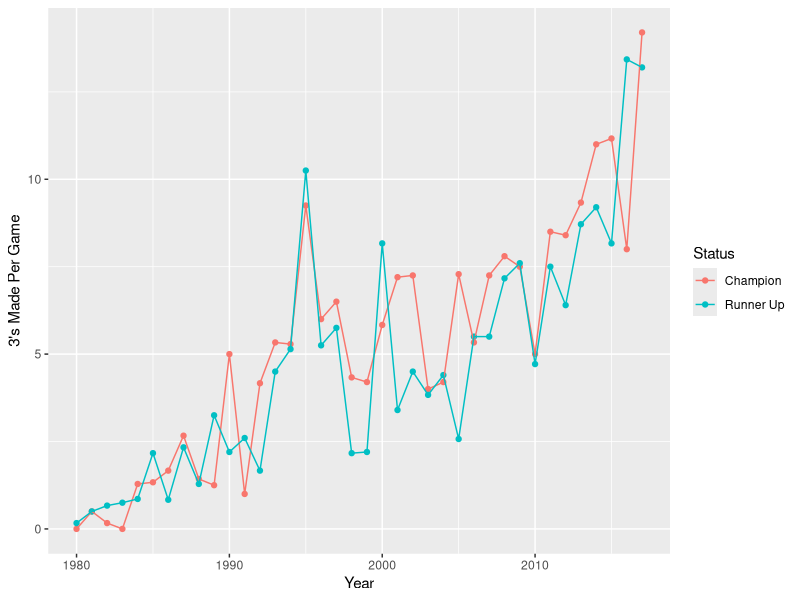
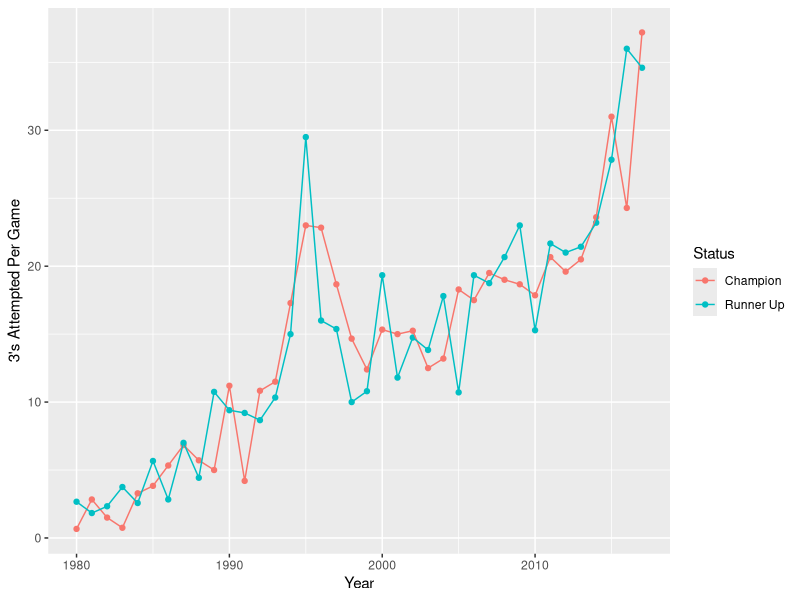
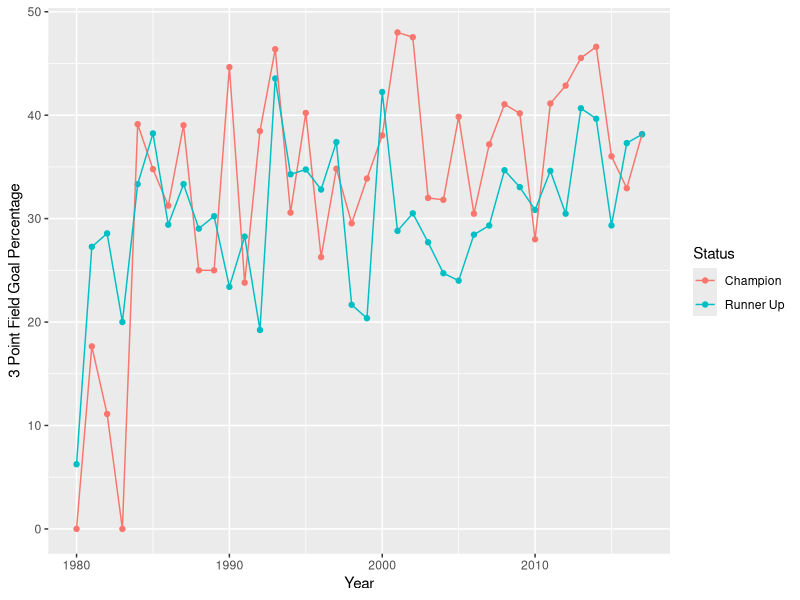
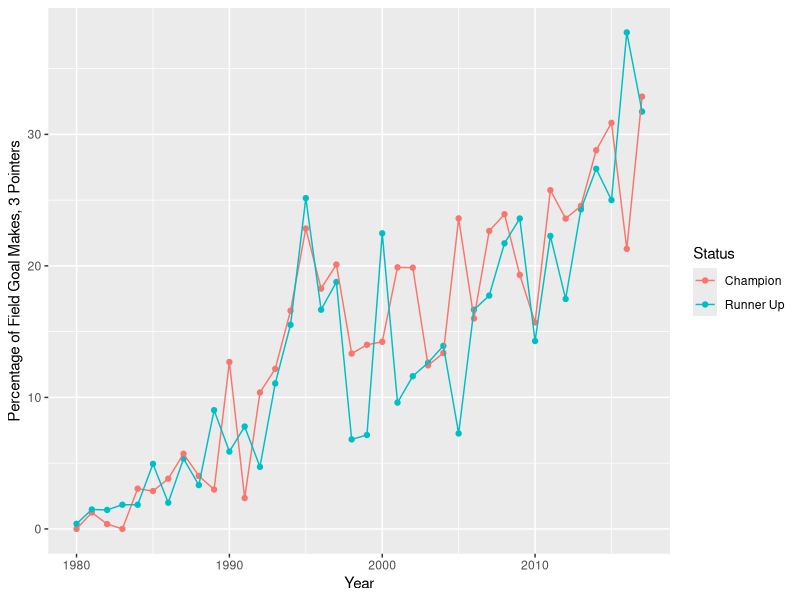
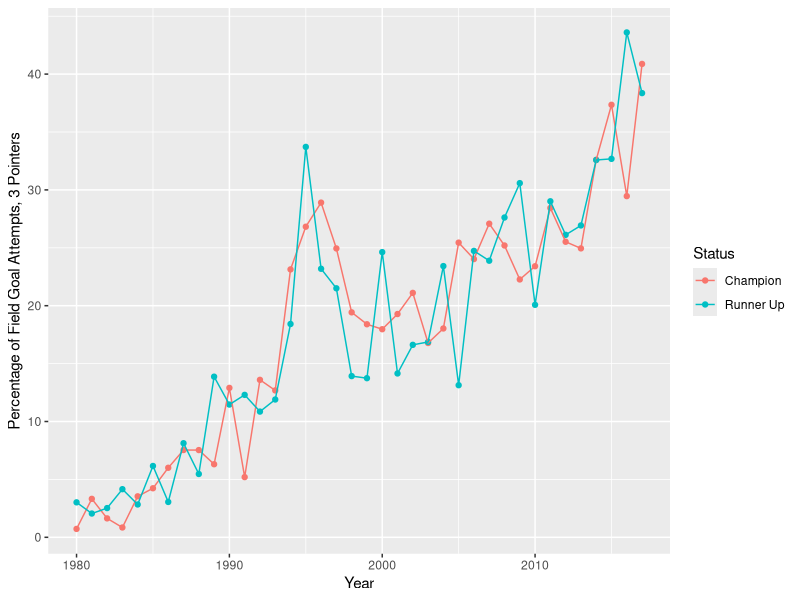
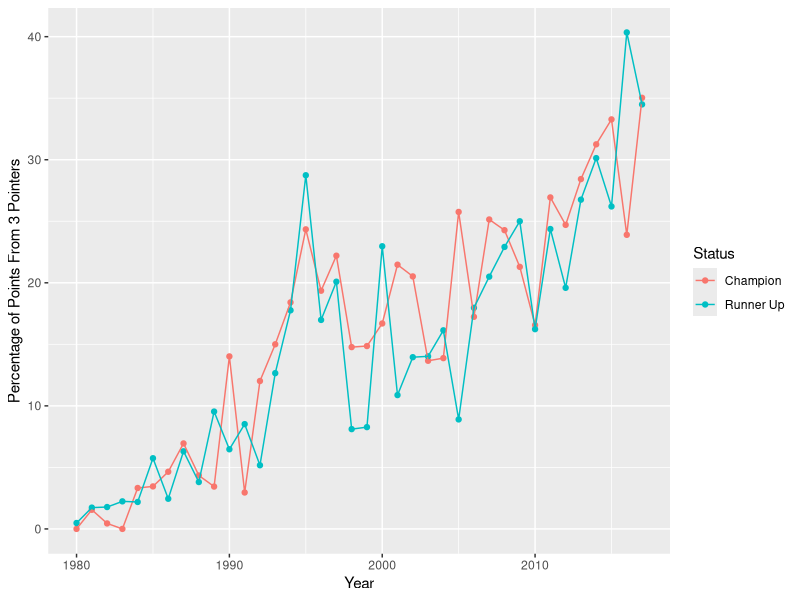

Here is the R script that generated these plots, in order:
## ---- chunk 1
library(tidyverse)
library(readr)
## ---- chunk 2
#Loading champions NBA Finals game-by-game data
champs <- readr::read_csv('championsdata.csv')   #champs data.frame
as.data.frame(champs)
#champion NBA finals game by game data, variable = champs
## ---- chunk 3
#Loading runner-ups NBA finals game-by-game data
runner_ups <- read.csv('runnerupsdata.csv')
as.data.frame(runner_ups)
#runner-up NBA finals game by game data, variable = runner_up
## ---- chunk 4
#Fixing issue with 'Year' column name
rename(champs,Year =Year)
rename(runner_ups,Year = Year)
## ---- chunk 5
#Creation of Single Column data.frame with champion names
champ_team <- champs %>% filter(Game == 3) %>% select(Team)

#Creation of Single Column data.frme with runner-up names
runner_up_team <- runner_ups %>% filter(Game == 3) %>% select(Team)

#Blending together champs and runner_ups dataframes
champs <- select(champs,-c(X,Team,FGP,TPP,FTP))
runner_ups <- select(runner_ups,-c(Y,Team,FGP,TPP,FTP))
champs_and_runner_ups_by_year <- data.frame(1980:2017,champ_team[1],runner_up_team[1])
colnames(champs_and_runner_ups_by_year) <-  c('Year','Champion','Runner-Up')


## ---- chunk 6
#creation of dataframe with average values for champions and runner-ups in each finals series since 1980
champs_averages <- champs %>% group_by(Year) %>% summarize_each(funs(mean))
champs_averages['Status']  <-  'Champion'
champs_averages['Team']  <- champ_team
runner_ups_averages <- runner_ups %>% group_by(Year) %>% 
summarize_each(funs(mean))
runner_ups_averages['Status']  <-  'Runner Up'            
runner_ups_averages['Team']  <- runner_up_team
averages = rbind(champs_averages,runner_ups_averages)
averages  <- averages %>% arrange(Year,Status)
#dataframe of averages of  champions and runner ups from each nba finals series since 1980
averages <- averages %>% select(Year,Status,Team,everything()) %>%select(-c(Game,Win,Home,MP))



#dataframe of averages of just champs
averages_champs <- averages %>% filter(Status == 'Champion')
#dataframe of averages of just runnerups
averages_runner_ups <- averages %>% filter(Status == 'Runner Up')


## ---- chunk 7
three_stats <- averages %>% select(Year,Status,Team,PTS,FG,FGA,TP,TPA)
three_stats <- three_stats %>% mutate(FG_Percentage = 100*FG/FGA,TP_Percentage = 100*TP/TPA)
three_stats <- three_stats %>% mutate(Percentage_FG_3s = 100*TP/FG,Percentage_FGA_3s = 100*TPA/FGA,Percentage_Points_3s = 100*3*TP/PTS)
three_stats
## ---- chunk 8
ggplot(data = three_stats,mapping = aes(x = Year, y = TP, color = Status)) + ylab("3's Made Per Game") +
  geom_point() +
  geom_line() 
  

## ---- chunk 9
ggplot(data = averages,mapping = aes(x = Year, y = TPA, color = Status)) + ylab("3's Attempted Per Game") +
  geom_point() +
  geom_line() 
## ---- chunk 10
ggplot(data = averages,mapping = aes(x = Year, y = 100*TP/TPA, color = Status)) + ylab("3 Point Field Goal Percentage") +
  geom_point() +
  geom_line() 
## ---- chunk 11
ggplot(data = three_stats,mapping = aes(x = Year, y = Percentage_FG_3s, color = Status)) + ylab("Percentage of Field Goal Makes, 3 Pointers") +
  geom_point() +
  geom_line() 
## ---- chunk 12
ggplot(data = three_stats,mapping = aes(x = Year, y = Percentage_FGA_3s, color = Status)) + ylab("Percentage of Field Goal Attempts, 3 Pointers") +
  geom_point() +
  geom_line() 

## ---- chunk 13
ggplot(data = three_stats,mapping = aes(x = Year, y = Percentage_Points_3s, color = Status)) + ylab("Percentage of Points From 3 Pointers") +
  geom_point() +
  geom_line()

